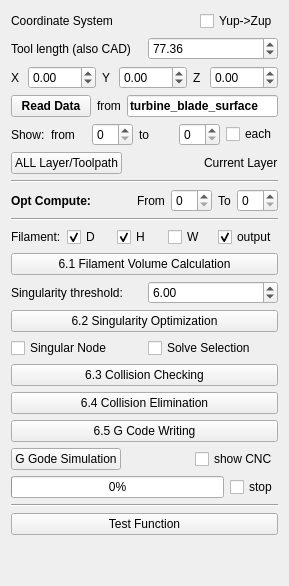
       <widget class="QWidget" name="tab_3">
        <attribute name="title">
         <string>Manufacture </string>
        </attribute>
        <layout class="QVBoxLayout" name="verticalLayout_4">
         <item>
          <layout class="QHBoxLayout" name="horizontalLayout_11">
           <item>
            <widget class="QLabel" name="label_23">
             <property name="text">
              <string>Coordinate System</string>
             </property>
            </widget>
           </item>
           <item>
            <spacer name="horizontalSpacer">
             <property name="orientation">
              <enum>Qt::Horizontal</enum>
             </property>
             <property name="sizeHint" stdset="0">
              <size>
               <width>40</width>
               <height>20</height>
              </size>
             </property>
            </spacer>
           </item>
           <item>
            <widget class="QCheckBox" name="checkBox_Yup2Zup">
             <property name="font">
              <font>
               <weight>50</weight>
               <bold>false</bold>
              </font>
             </property>
             <property name="text">
              <string>Yup-&gt;Zup</string>
             </property>
            </widget>
           </item>
          </layout>
         </item>
         <item>
          <layout class="QHBoxLayout" name="horizontalLayout_29">
           <item>
            <widget class="QLabel" name="label_42">
             <property name="text">
              <string>Tool length (also CAD)</string>
             </property>
            </widget>
           </item>
           <item>
            <widget class="QDoubleSpinBox" name="doubleSpinBox_toolLength">
             <property name="minimum">
              <double>-1.000000000000000</double>
             </property>
             <property name="maximum">
              <double>300.000000000000000</double>
             </property>
             <property name="value">
              <double>77.359999999999999</double>
             </property>
            </widget>
           </item>
          </layout>
         </item>
         <item>
          <layout class="QHBoxLayout" name="horizontalLayout_13">
           <item>
            <widget class="QLabel" name="label_24">
             <property name="text">
              <string>X</string>
             </property>
            </widget>
           </item>
           <item>
            <widget class="QDoubleSpinBox" name="doubleSpinBox_Xmove">
             <property name="font">
              <font>
               <weight>50</weight>
               <bold>false</bold>
              </font>
             </property>
             <property name="minimum">
              <double>-200.000000000000000</double>
             </property>
             <property name="maximum">
              <double>200.000000000000000</double>
             </property>
            </widget>
           </item>
           <item>
            <widget class="QLabel" name="label_25">
             <property name="text">
              <string>Y</string>
             </property>
            </widget>
           </item>
           <item>
            <widget class="QDoubleSpinBox" name="doubleSpinBox_Ymove">
             <property name="font">
              <font>
               <weight>50</weight>
               <bold>false</bold>
              </font>
             </property>
             <property name="minimum">
              <double>-200.000000000000000</double>
             </property>
             <property name="value">
              <double>0.000000000000000</double>
             </property>
            </widget>
           </item>
           <item>
            <widget class="QLabel" name="label_26">
             <property name="text">
              <string>Z</string>
             </property>
            </widget>
           </item>
           <item>
            <widget class="QDoubleSpinBox" name="doubleSpinBox_Zmove">
             <property name="font">
              <font>
               <weight>50</weight>
               <bold>false</bold>
              </font>
             </property>
             <property name="minimum">
              <double>-200.000000000000000</double>
             </property>
             <property name="maximum">
              <double>200.000000000000000</double>
             </property>
            </widget>
           </item>
          </layout>
         </item>
         <item>
          <layout class="QHBoxLayout" name="horizontalLayout_17">
           <item>
            <widget class="QPushButton" name="pushButton_readGcodeSourceData">
             <property name="font">
              <font>
               <weight>75</weight>
               <bold>true</bold>
              </font>
             </property>
             <property name="text">
              <string>Read Data</string>
             </property>
            </widget>
           </item>
           <item>
            <widget class="QLabel" name="label_30">
             <property name="font">
              <font>
               <weight>50</weight>
               <bold>false</bold>
              </font>
             </property>
             <property name="text">
              <string>from</string>
             </property>
            </widget>
           </item>
           <item>
            <widget class="QLineEdit" name="lineEdit_SorceDataDir">
             <property name="font">
              <font>
               <weight>75</weight>
               <bold>true</bold>
              </font>
             </property>
             <property name="text">
              <string>turbine_blade_surface</string>
             </property>
            </widget>
           </item>
          </layout>
         </item>
         <item>
          <layout class="QHBoxLayout" name="horizontalLayout_14">
           <item>
            <widget class="QLabel" name="label_27">
             <property name="text">
              <string>Show:</string>
             </property>
            </widget>
           </item>
           <item>
            <widget class="QLabel" name="label_28">
             <property name="font">
              <font>
               <weight>50</weight>
               <bold>false</bold>
              </font>
             </property>
             <property name="text">
              <string>from</string>
             </property>
            </widget>
           </item>
           <item>
            <widget class="QSpinBox" name="spinBox_StartLayerIndex">
             <property name="font">
              <font>
               <weight>50</weight>
               <bold>false</bold>
              </font>
             </property>
            </widget>
           </item>
           <item>
            <widget class="QLabel" name="label_29">
             <property name="font">
              <font>
               <weight>50</weight>
               <bold>false</bold>
              </font>
             </property>
             <property name="text">
              <string>to</string>
             </property>
            </widget>
           </item>
           <item>
            <widget class="QSpinBox" name="spinBox_ShowLayerIndex_2">
             <property name="font">
              <font>
               <weight>50</weight>
               <bold>false</bold>
              </font>
             </property>
            </widget>
           </item>
           <item>
            <widget class="QCheckBox" name="checkBox_EachLayerSwitch_2">
             <property name="font">
              <font>
               <weight>50</weight>
               <bold>false</bold>
              </font>
             </property>
             <property name="text">
              <string>each</string>
             </property>
            </widget>
           </item>
          </layout>
         </item>
         <item>
          <layout class="QHBoxLayout" name="horizontalLayout_15">
           <item>
            <widget class="QPushButton" name="pushButton_ShowAllLayersORToolpathes">
             <property name="font">
              <font>
               <weight>50</weight>
               <bold>false</bold>
              </font>
             </property>
             <property name="text">
              <string>ALL Layer/Toolpath</string>
             </property>
            </widget>
           </item>
           <item>
            <spacer name="horizontalSpacer_2">
             <property name="orientation">
              <enum>Qt::Horizontal</enum>
             </property>
             <property name="sizeHint" stdset="0">
              <size>
               <width>40</width>
               <height>20</height>
              </size>
             </property>
            </spacer>
           </item>
           <item>
            <widget class="QLabel" name="label_currentFile">
             <property name="font">
              <font>
               <weight>50</weight>
               <bold>false</bold>
              </font>
             </property>
             <property name="text">
              <string>Current Layer</string>
             </property>
            </widget>
           </item>
          </layout>
         </item>
         <item>
          <widget class="Line" name="line_8">
           <property name="orientation">
            <enum>Qt::Horizontal</enum>
           </property>
          </widget>
         </item>
         <item>
          <layout class="QHBoxLayout" name="horizontalLayout_16">
           <item>
            <widget class="QLabel" name="label_31">
             <property name="font">
              <font>
               <weight>75</weight>
               <bold>true</bold>
              </font>
             </property>
             <property name="text">
              <string>Opt Compute:</string>
             </property>
            </widget>
           </item>
           <item>
            <spacer name="horizontalSpacer_3">
             <property name="orientation">
              <enum>Qt::Horizontal</enum>
             </property>
             <property name="sizeHint" stdset="0">
              <size>
               <width>40</width>
               <height>20</height>
              </size>
             </property>
            </spacer>
           </item>
           <item>
            <widget class="QLabel" name="label_32">
             <property name="font">
              <font>
               <weight>50</weight>
               <bold>false</bold>
              </font>
             </property>
             <property name="text">
              <string>From</string>
             </property>
            </widget>
           </item>
           <item>
            <widget class="QSpinBox" name="spinBox_GcodeGeneFromIndex">
             <property name="font">
              <font>
               <weight>50</weight>
               <bold>false</bold>
              </font>
             </property>
            </widget>
           </item>
           <item>
            <widget class="QLabel" name="label_33">
             <property name="font">
              <font>
               <weight>50</weight>
               <bold>false</bold>
              </font>
             </property>
             <property name="text">
              <string>To</string>
             </property>
            </widget>
           </item>
           <item>
            <widget class="QSpinBox" name="spinBox_GcodeGeneToIndex">
             <property name="font">
              <font>
               <weight>50</weight>
               <bold>false</bold>
              </font>
             </property>
            </widget>
           </item>
          </layout>
         </item>
         <item>
          <widget class="Line" name="line_9">
           <property name="orientation">
            <enum>Qt::Horizontal</enum>
           </property>
          </widget>
         </item>
         <item>
          <layout class="QHBoxLayout" name="horizontalLayout_18">
           <item>
            <widget class="QLabel" name="label_34">
             <property name="text">
              <string>Filament:</string>
             </property>
            </widget>
           </item>
           <item>
            <widget class="QCheckBox" name="checkBox_varyDistance">
             <property name="font">
              <font>
               <weight>50</weight>
               <bold>false</bold>
              </font>
             </property>
             <property name="text">
              <string>D</string>
             </property>
             <property name="checked">
              <bool>true</bool>
             </property>
            </widget>
           </item>
           <item>
            <widget class="QCheckBox" name="checkBox_varyHeight">
             <property name="font">
              <font>
               <weight>50</weight>
               <bold>false</bold>
              </font>
             </property>
             <property name="text">
              <string>H</string>
             </property>
             <property name="checked">
              <bool>true</bool>
             </property>
            </widget>
           </item>
           <item>
            <widget class="QCheckBox" name="checkBox_varyWidth">
             <property name="font">
              <font>
               <weight>50</weight>
               <bold>false</bold>
              </font>
             </property>
             <property name="text">
              <string>W</string>
             </property>
             <property name="checked">
              <bool>false</bool>
             </property>
            </widget>
           </item>
           <item>
            <widget class="QCheckBox" name="checkBox_TestDHW_Switch">
             <property name="font">
              <font>
               <weight>50</weight>
               <bold>false</bold>
              </font>
             </property>
             <property name="text">
              <string>output</string>
             </property>
             <property name="checked">
              <bool>true</bool>
             </property>
            </widget>
           </item>
          </layout>
         </item>
         <item>
          <widget class="QPushButton" name="pushButton_calDWH">
           <property name="text">
            <string>6.1 Filament Volume Calculation</string>
           </property>
          </widget>
         </item>
         <item>
          <layout class="QHBoxLayout" name="horizontalLayout_19">
           <item>
            <widget class="QLabel" name="label_35">
             <property name="text">
              <string>Singularity threshold:</string>
             </property>
            </widget>
           </item>
           <item>
            <widget class="QDoubleSpinBox" name="doubleSpinBox_lambda">
             <property name="value">
              <double>6.000000000000000</double>
             </property>
            </widget>
           </item>
          </layout>
         </item>
         <item>
          <widget class="QPushButton" name="pushButton_calSingularOpt">
           <property name="text">
            <string>6.2 Singularity Optimization</string>
           </property>
          </widget>
         </item>
         <item>
          <layout class="QHBoxLayout" name="horizontalLayout_20">
           <item>
            <widget class="QCheckBox" name="checkBox_showSingularityNode">
             <property name="font">
              <font>
               <weight>50</weight>
               <bold>false</bold>
              </font>
             </property>
             <property name="text">
              <string>Singular Node</string>
             </property>
            </widget>
           </item>
           <item>
            <widget class="QCheckBox" name="checkBox_showSolveSelection">
             <property name="font">
              <font>
               <weight>50</weight>
               <bold>false</bold>
              </font>
             </property>
             <property name="text">
              <string>Solve Selection</string>
             </property>
            </widget>
           </item>
          </layout>
         </item>
         <item>
          <widget class="QPushButton" name="pushButton_calCollision">
           <property name="text">
            <string>6.3 Collision Checking</string>
           </property>
          </widget>
         </item>
         <item>
          <widget class="QPushButton" name="pushButton_calCollisionElimination">
           <property name="enabled">
            <bool>true</bool>
           </property>
           <property name="text">
            <string>6.4 Collision Elimination</string>
           </property>
          </widget>
         </item>
         <item>
          <widget class="QPushButton" name="pushButton_Gcode_writting">
           <property name="text">
            <string>6.5 G Code Writing</string>
           </property>
          </widget>
         </item>
         <item>
          <layout class="QHBoxLayout" name="horizontalLayout_21">
           <item>
            <widget class="QPushButton" name="pushButton_GcodeSimulation">
             <property name="minimumSize">
              <size>
               <width>0</width>
               <height>0</height>
              </size>
             </property>
             <property name="text">
              <string>G Gode Simulation</string>
             </property>
            </widget>
           </item>
           <item>
            <spacer name="horizontalSpacer_4">
             <property name="orientation">
              <enum>Qt::Horizontal</enum>
             </property>
             <property name="sizeHint" stdset="0">
              <size>
               <width>40</width>
               <height>20</height>
              </size>
             </property>
            </spacer>
           </item>
           <item>
            <widget class="QCheckBox" name="checkBox_showCNC">
             <property name="font">
              <font>
               <weight>50</weight>
               <bold>false</bold>
              </font>
             </property>
             <property name="text">
              <string>show CNC</string>
             </property>
            </widget>
           </item>
          </layout>
         </item>
         <item>
          <layout class="QHBoxLayout" name="horizontalLayout_22">
           <item>
            <widget class="QProgressBar" name="progressBar_GcodeSimulation">
             <property name="minimumSize">
              <size>
               <width>90</width>
               <height>0</height>
              </size>
             </property>
             <property name="value">
              <number>0</number>
             </property>
            </widget>
           </item>
           <item>
            <widget class="QCheckBox" name="checkBox_stopSimulation">
             <property name="font">
              <font>
               <weight>50</weight>
               <bold>false</bold>
              </font>
             </property>
             <property name="text">
              <string>stop</string>
             </property>
            </widget>
           </item>
          </layout>
         </item>
         <item>
          <widget class="Line" name="line_10">
           <property name="orientation">
            <enum>Qt::Horizontal</enum>
           </property>
          </widget>
         </item>
         <item>
          <widget class="QPushButton" name="pushButton_calDist_scanAndmodel">
           <property name="text">
            <string>Test Function</string>
           </property>
          </widget>
         </item>
         <item>
          <spacer name="verticalSpacer">
           <property name="orientation">
            <enum>Qt::Vertical</enum>
           </property>
           <property name="sizeHint" stdset="0">
            <size>
             <width>20</width>
             <height>40</height>
            </size>
           </property>
          </spacer>
         </item>
        </layout>
       </widget>
